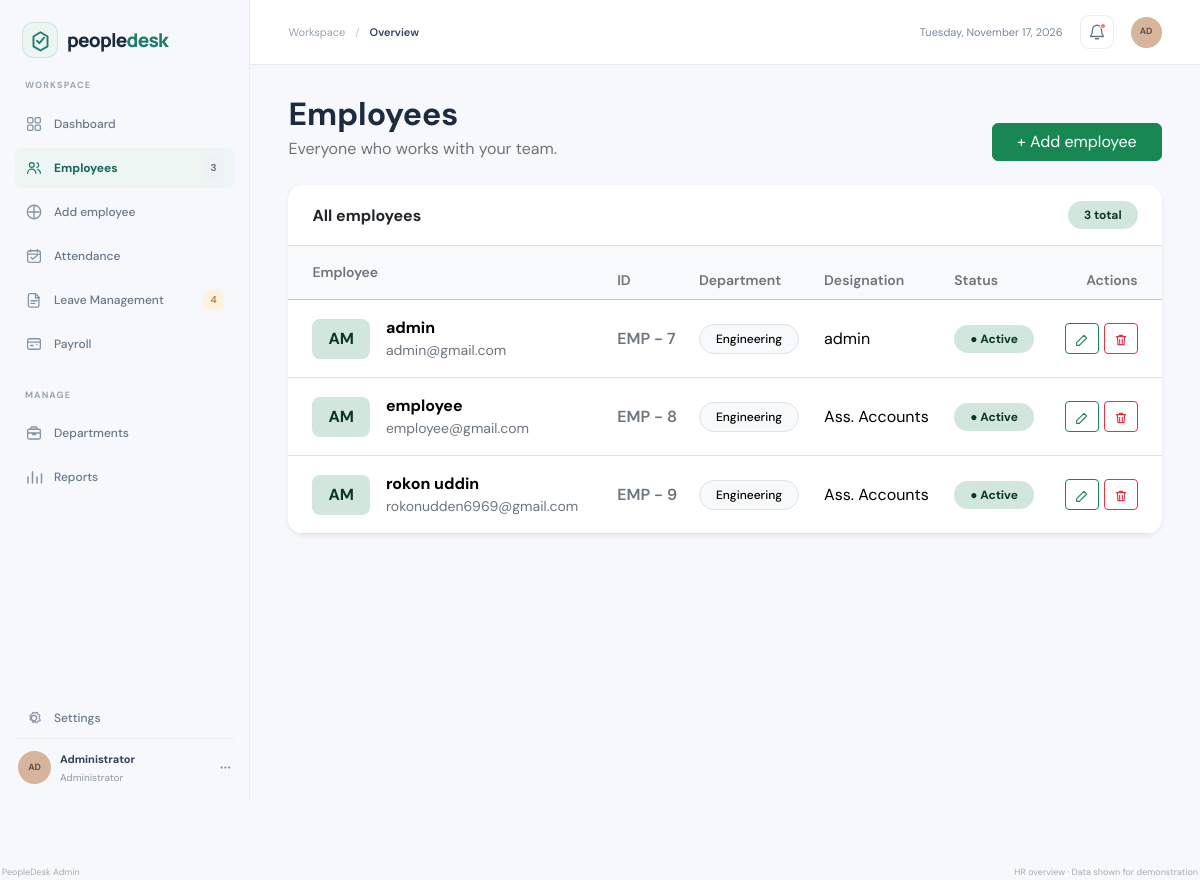
The app's page /admin/employee/employeePage.php with its own data.
### tables this page shows
CREATE TABLE `employees` (
  `employee_id` int NOT NULL,
  `name` varchar(150) NOT NULL,
  `email` varchar(150) NOT NULL,
  `temporary_password` varchar(250) NOT NULL,
  `department` varchar(100) NOT NULL,
  `designation` varchar(150) NOT NULL,
  `basic_salary` decimal(10,0) NOT NULL,
  `joining_date` date NOT NULL,
  `role` enum('admin','hr','employee','') NOT NULL,
  `phone` varchar(15) NOT NULL,
  `user_id` int DEFAULT NULL
);

### admin/employee/employeePage.php (the view, shortened to what this page needs)
<?php
include_once("../../config/db.php");
?>
<!doctype html>
<html lang="en">
<head>
    <link href="https://cdn.jsdelivr.net/npm/bootstrap@5.3.3/dist/css/bootstrap.min.css" rel="stylesheet">
    <link rel="stylesheet" href="../../assets/admin.css">
</head>
<body>
    <div class="app-shell">
        <?php
            include_once('../includes/sidebar.php');
        ?>
        <main class="main-content">
            <?php
                include_once('../includes/topbar.php');
            ?>
    <div class="app-shell">
        <main class="main-content">
            <div class="dashboard-content">
                <div class="d-flex flex-column flex-sm-row align-items-sm-end justify-content-between gap-3 mb-4">
                    <div>
                        <h1 class="h2 fw-bold mb-1">Employees</h1>
                        <p class="text-secondary mb-0">Everyone who works with your team.</p>
                    </div>
                    <a class="btn btn-success px-4" href="addEmployee.php">+ Add employee</a>
                </div>
                <div class="card border-0 shadow-sm rounded-4 overflow-hidden">
                    <div class="card-header bg-white border-bottom d-flex align-items-center justify-content-between px-4 py-3">
                        <h2 class="h6 fw-bold mb-0">All employees</h2>
                        <span class="badge rounded-pill bg-success-subtle text-success-emphasis px-3 py-2">3 total</span>
                    </div>
                    <?php
                        $data = $conn -> query("SELECT * FROM employees");
                    ?>
                    <div class="table-responsive">
                        <table class="table table-hover align-middle mb-0">
                            <thead class="table-light">
                                <tr>
                                    <th class="ps-4 py-3 text-secondary fw-semibold small">Employee</th>
                                    <th class="text-secondary fw-semibold small">ID</th>
                                    <th class="text-secondary fw-semibold small">Department</th>
                                    <th class="text-secondary fw-semibold small">Designation</th>
                                    <th class="text-secondary fw-semibold small">Status</th>
                                    <th class="text-end pe-4 text-secondary fw-semibold small">Actions</th>
                                </tr>
                            </thead>
                            <tbody>
                                <?php
                                    if($data -> num_rows > 0){?>
                                        <?php foreach($data as $index => $employees){?>
                                            <tr>
                                                <td class="ps-4 py-3">
                                                    <div class="d-flex align-items-center gap-3">
                                                        <span class="bg-success-subtle text-success-emphasis fw-bold rounded-3 px-3 py-2">AM</span>
                                                        <div>
                                                            <div class="fw-bold"><?php echo $employees['name'] ?></div>
                                                            <div class="small text-secondary"><?php echo $employees['email'] ?></div>
                                                        </div>
                                                    </div>
                                                </td>
                                                <td class="fw-semibold text-secondary"><?php echo "EMP - " . $employees['employee_id'] ?></td>
                                                <td><span class="badge rounded-pill text-bg-light border fw-medium px-3 py-2">Engineering</span></td>
                                                <td><?php echo $employees['designation'] ?></td>
                                                <td><span class="badge rounded-pill bg-success-subtle text-success-emphasis px-3 py-2">&#9679; Active</span></td>
                                                <td class="text-end pe-4 text-nowrap">
                                                    <a class="btn btn-sm btn-outline-success" href="editEmployee.php?employee_id=<?php echo $employees['employee_id'] ?>" aria-label="Edit employee"><svg width="16" height="16" viewBox="0 0 24 24" fill="none"><path d="M4 20h4L19 9l-4-4L4 16v4Z" stroke="currentColor" stroke-width="1.7" stroke-linejoin="round"/></svg></a>
                                                    <a class="btn btn-sm btn-outline-danger" href="#" aria-label="Delete employee"><svg width="16" height="16" viewBox="0 0 24 24" fill="none"><path d="M5 7h14M10 11v6M14 11v6M6.5 7l1 12h9l1-12M9.5 7V5h5v2" stroke="currentColor" stroke-width="1.7" stroke-linecap="round" stroke-linejoin="round"/></svg></a>
                                                </td>
                                            </tr>
                                        <?php }  ?>
                                    <?php } ?>
                            </tbody>
                        </table>
                    </div>
                </div>
            </div>
        </main>
    </div>
            </div>
            <?php include_once '../includes/footer.php'; ?>
</body>
</html>

### admin/includes/sidebar.php (shortened to what this page needs)
<?php
$currentPage = basename($_SERVER['PHP_SELF'] ?? 'admin_dashboard.php');
$userName = $_SESSION['name'] ?? 'Administrator';
$userInitials = strtoupper(substr(preg_replace('/\s+/', '', $userName), 0, 2));
$result = $conn->query("SELECT COUNT(*) AS total FROM employees");
$totalEmployee = (int) $result->fetch_assoc()['total'];
?>
<aside class="sidebar offcanvas-lg offcanvas-start" tabindex="-1" id="adminSidebar" aria-labelledby="adminSidebarLabel">
    <div class="sidebar-header">
        <a class="brand" href="/hr-management/index.php" id="adminSidebarLabel">
            <span class="brand-mark" aria-hidden="true">
                <svg viewBox="0 0 32 32" fill="none">
                    <path d="M7 23.5V10.8l9-5.3 9 5.3v12.7l-9 5.3-9-5.3Z" stroke="currentColor" stroke-width="2.4" stroke-linejoin="round"/>
                    <path d="m11.5 16.3 3.1 3.1 6-7" stroke="currentColor" stroke-width="2.4" stroke-linecap="round" stroke-linejoin="round"/>
                </svg>
            </span>
            <span>people<span class="brand-light">desk</span></span>
        </a>
    </div>
    <nav class="sidebar-nav" aria-label="Main navigation">
        <span class="nav-caption">WORKSPACE</span>
        <a class="nav-link <?php echo $currentPage === 'admin_dashboard.php' ? 'active' : ''; ?>" href="/hr-management/admin/admin_dashboard.php">
            <span>Dashboard</span>
        </a>
        <a class="nav-link <?php echo $currentPage === 'employeePage.php' ? 'active' : ''; ?>" href="/hr-management/admin/employee/employeePage.php">
            <svg viewBox="0 0 24 24" fill="none" aria-hidden="true"><circle cx="9" cy="8" r="3.2" stroke="currentColor" stroke-width="1.7"/><path d="M3.5 19a5.5 5.5 0 0 1 11 0M16 5.2a3.2 3.2 0 0 1 0 6.1M17 14a5.2 5.2 0 0 1 3.5 5" stroke="currentColor" stroke-width="1.7" stroke-linecap="round"/></svg>
            <span>Employees</span>
            <span class="nav-count"><?php echo $totalEmployee ?></span>
        </a>
        <a class="nav-link <?php echo $currentPage === 'addEmployee.php' ? 'active' : ''; ?>" href="/hr-management/admin/employee/addEmployee.php">
            <svg viewBox="0 0 24 24" fill="none" aria-hidden="true"><path d="M12 5v14M5 12h14" stroke="currentColor" stroke-width="1.8" stroke-linecap="round"/><circle cx="12" cy="12" r="9" stroke="currentColor" stroke-width="1.7"/></svg>
            <span>Add employee</span>
        </a>
        <a class="nav-link <?php echo $currentPage === 'attendance_management.php' ? 'active' : ''; ?>" href="/hr-management/admin/attandance_management/attendance_management.php">
            <svg viewBox="0 0 24 24" fill="none" aria-hidden="true"><rect x="3.5" y="5" width="17" height="15.5" rx="2.5" stroke="currentColor" stroke-width="1.7"/><path d="M7.5 3.5v3M16.5 3.5v3M3.5 9.5h17M8 14l2.2 2.2L16.5 11" stroke="currentColor" stroke-width="1.7" stroke-linecap="round" stroke-linejoin="round"/></svg>
            <span>Attendance</span>
        </a>
        <a class="nav-link" href="/hr-management/admin/leave_management/leave_management.php">
            <span>Leave Management</span>
            <span class="nav-count nav-count-alert">4</span>
        </a>
        <a class="nav-link <?php echo $currentPage === 'payroll_management.php' ? 'active' : ''; ?>" href="/hr-management/admin/payroll/payroll_management.php">
            <svg viewBox="0 0 24 24" fill="none" aria-hidden="true"><rect x="3.5" y="5" width="17" height="14" rx="2.5" stroke="currentColor" stroke-width="1.7"/><path d="M3.5 9.5h17M7.5 14h3M16 13v.1" stroke="currentColor" stroke-width="1.7" stroke-linecap="round"/></svg>
            <span>Payroll</span>
        </a>
        <span class="nav-caption nav-caption-spaced">MANAGE</span>
        <a class="nav-link" href="#departments">
            <svg viewBox="0 0 24 24" fill="none" aria-hidden="true"><rect x="3.5" y="7" width="17" height="13" rx="2" stroke="currentColor" stroke-width="1.7"/><path d="M8 7V5.5A1.5 1.5 0 0 1 9.5 4h5A1.5 1.5 0 0 1 16 5.5V7M3.5 12h17M10 12v2h4v-2" stroke="currentColor" stroke-width="1.7" stroke-linejoin="round"/></svg>
            <span>Departments</span>
        </a>
        <a class="nav-link" href="#reports">
            <svg viewBox="0 0 24 24" fill="none" aria-hidden="true"><path d="M4 20V12M10 20V5M16 20v-8M22 20V8" stroke="currentColor" stroke-width="2" stroke-linecap="round"/></svg>
            <span>Reports</span>
        </a>
    </nav>
    <div class="sidebar-bottom">
        <a class="nav-link" href="#settings">
            <span>Settings</span>
        </a>
        <div class="profile-link">
            <span class="profile-avatar"><?php echo htmlspecialchars($userInitials, ENT_QUOTES, 'UTF-8'); ?></span>
            <span class="profile-details"><strong><?php echo htmlspecialchars($userName, ENT_QUOTES, 'UTF-8'); ?></strong><small>Administrator</small></span>
            <span class="profile-menu" aria-hidden="true">···</span>
        </div>
    </div>
</aside>

### admin/includes/topbar.php (shortened to what this page needs)
<?php
$userName = $_SESSION['name'] ?? 'Administrator';
$userInitials = strtoupper(substr(preg_replace('/\s+/', '', $userName), 0, 2));
?>
<header class="topbar">
    <div class="d-flex align-items-center gap-3">
        <div class="breadcrumb-line"><span>Workspace</span><span class="breadcrumb-slash">/</span><strong><?php echo htmlspecialchars($pageTitle ?? 'Overview', ENT_QUOTES, 'UTF-8'); ?></strong></div>
    </div>
    <div class="topbar-actions">
        <span class="today-label"><?php echo date('l, F j, Y'); ?></span>
        <button class="icon-button notification-button" type="button" aria-label="Notifications">
            <svg viewBox="0 0 24 24" fill="none" aria-hidden="true"><path d="M18 9a6 6 0 0 0-12 0c0 7-2.5 7-2.5 9h17C20.5 16 18 16 18 9ZM10 21h4" stroke="currentColor" stroke-width="1.7" stroke-linecap="round" stroke-linejoin="round"/></svg>
            <span class="notification-dot"></span>
        </button>
        <div class="dropdown">
            <button class="topbar-avatar border-0" type="button" data-bs-toggle="dropdown" aria-expanded="false" aria-label="Profile menu">
                <?php echo htmlspecialchars($userInitials, ENT_QUOTES, 'UTF-8'); ?>
            </button>
        </div>
    </div>
</header>

### admin/includes/footer.php
<footer class="dashboard-footer"><span>PeopleDesk Admin</span><span>HR overview · Data shown for demonstration</span></footer>

### records on screen
employees: name "admin", email "admin@gmail.com", employee_id "7", designation "admin"
employees: name "employee", email "employee@gmail.com", employee_id "8", designation "Ass. Accounts"
employees: name "rokon uddin", email "rokonudden6969@gmail.com", employee_id "9", designation "Ass. Accounts"

### other values on screen
$totalEmployee "3"
$userInitials "AD"
$userName "Administrator"
$pageTitle "Overview"
